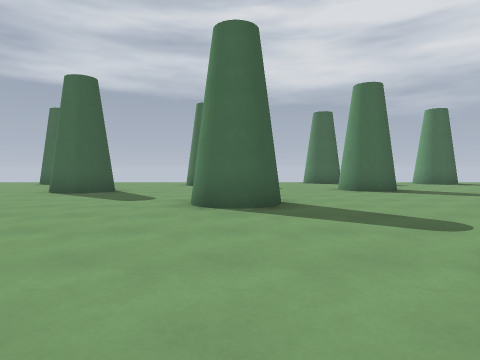
View 1 (above)

21 first-person views from a walk through a Godot game level. The camera is 1.2 m above the floor, tilts 2° down and sees 75° across. The floor is counted in squares, 2 m on a side. Each view is taken from the middle of a square. On the plan, view 1 faces up. The plan holds only what a view shows up to about 9 squares ahead; the rest is blank. The place goes on beyond the plan. Surface patterns are stand-ins for the level's own textures.

View 2
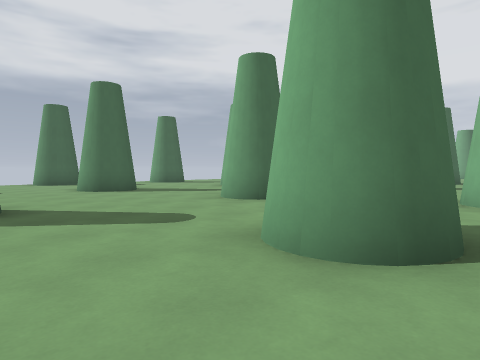

View 3
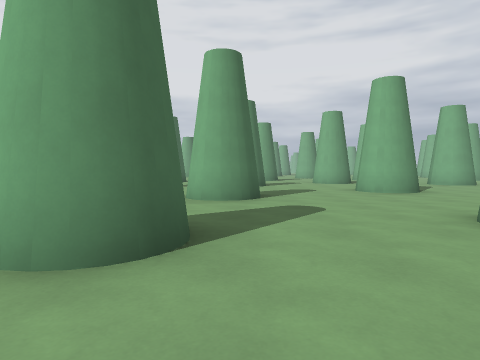

View 4
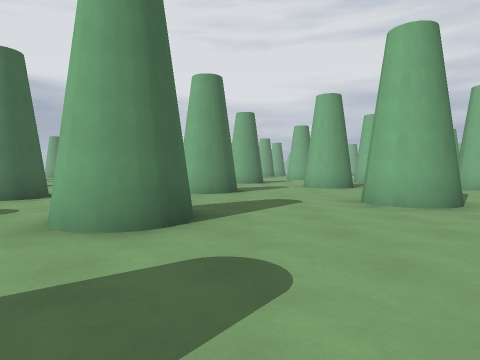

View 5
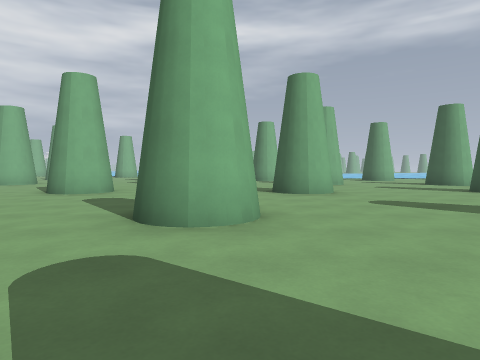

View 6
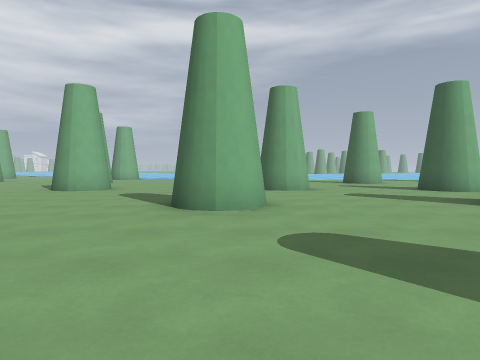

View 7
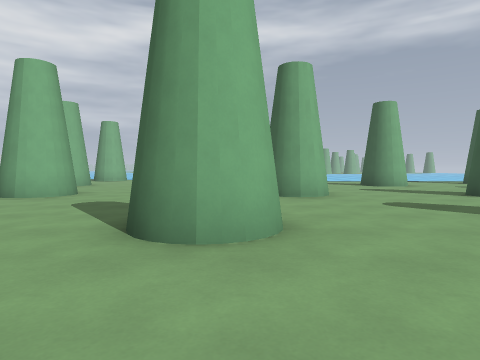

View 8
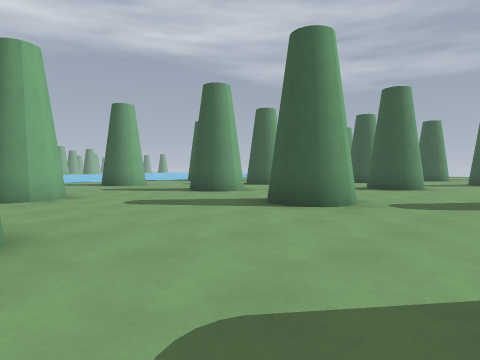

View 9
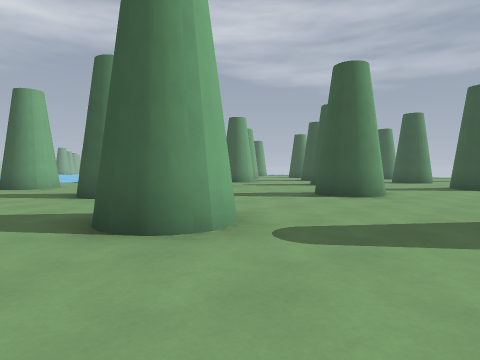

View 10
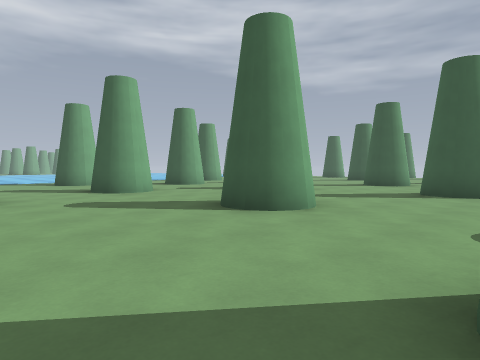

View 11
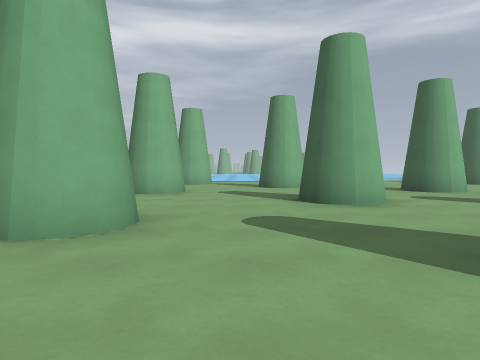

View 12
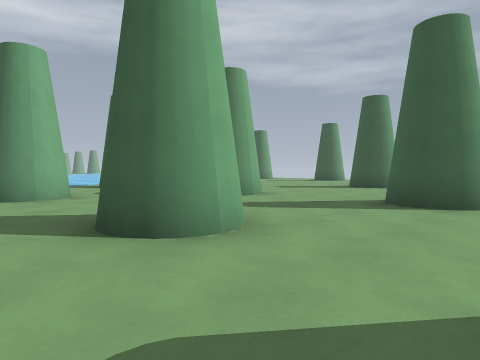

View 13
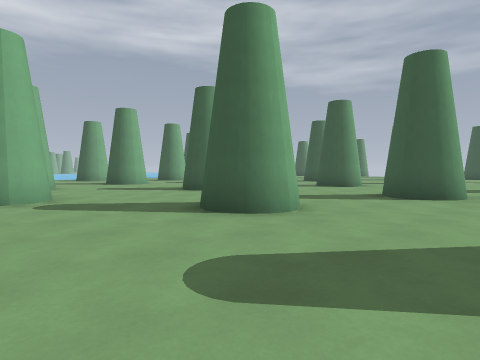

View 14
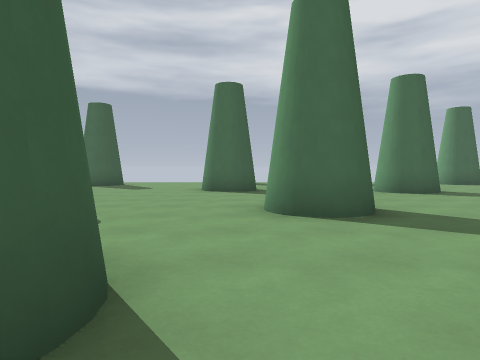

View 15
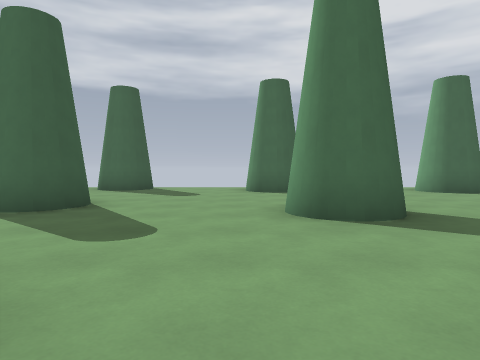

View 16
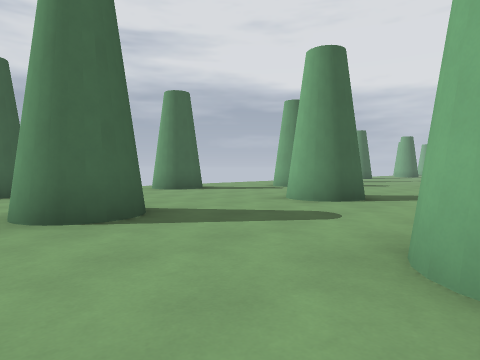

View 17
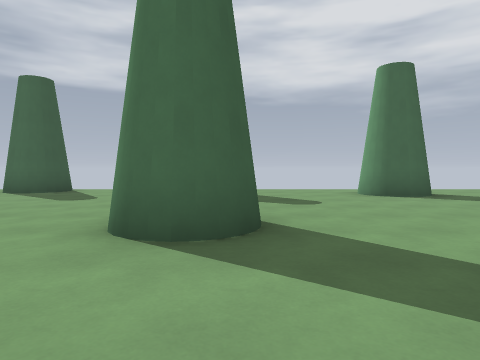

View 18
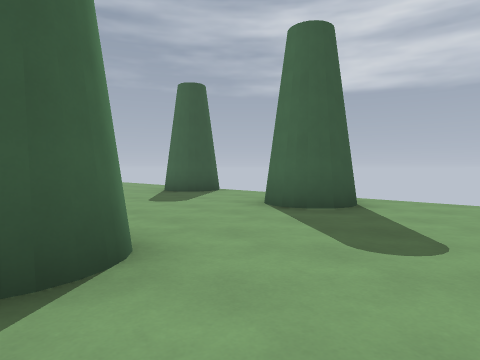

View 19
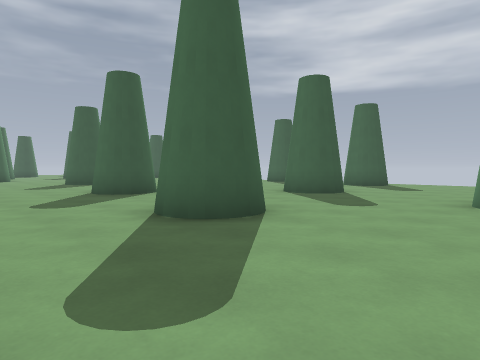

View 20
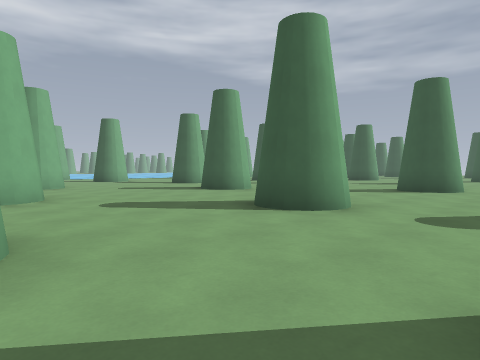

View 21
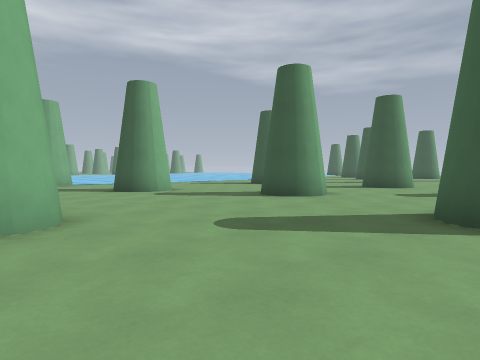

### Floor plan
Key: @ floor where view 1 was taken; # wall or solid block; x gap in a wall; . floor.
Columns run from 15 left of view 1 to 13 right of it. Each row starts with its distance up from view 1.
 14                    #.. .....
 13                   ##...#...#
 12                   .........##
 11                  ............
 10                 .............
  9            #.. ...##...##....
  8           .#...........##...#
  7           ..... ............#
  6           ..... .............
  5            ....#....#........
  4             ........#...##...
  3             .................
  2              ................
  1               ...##...#......
  0                @.....##...#
 -1              ................
 -2          ....................
 -3          ##.......#..........
 -4         .....##...#....##...#
 -5         ..... #.............
 -6        #.....................
 -7        #.....................
 -8      ......#....#....##....#x
 -9    #.......#.........#.....
-10    #.......................
-11 .......#....................
-12 ...............#...##....##.
-13  ...#. ....##...... #.....
-14   .##. .... ....... ......

Where each view was taken, in squares from view 1:
view 1: 0 up, 0 right, facing up
view 2: 0 up, 0 right, facing up-right
view 3: 0 up, 0 right, facing right
view 4: 1 down, 3 right, facing right
view 5: 0 up, 8 right, facing down
view 6: 3 down, 6 right, facing down
view 7: 5 down, 6 right, facing down
view 8: 5 down, 6 right, facing down-left
view 9: 5 down, 3 right, facing down-left
view 10: 5 down, 0 right, facing down-left
view 11: 5 down, 6 left, facing down
view 12: 8 down, 6 left, facing down-left
view 13: 1 down, 2 right, facing down-left
view 14: 0 up, 4 right, facing up
view 15: 4 up, 7 right, facing up
view 16: 4 up, 7 right, facing up-right
view 17: 5 up, 9 right, facing up
view 18: 8 up, 11 right, facing up-left
view 19: 1 up, 13 right, facing up-left
view 20: 1 down, 13 right, facing down-left
view 21: 8 down, 11 right, facing down-left
